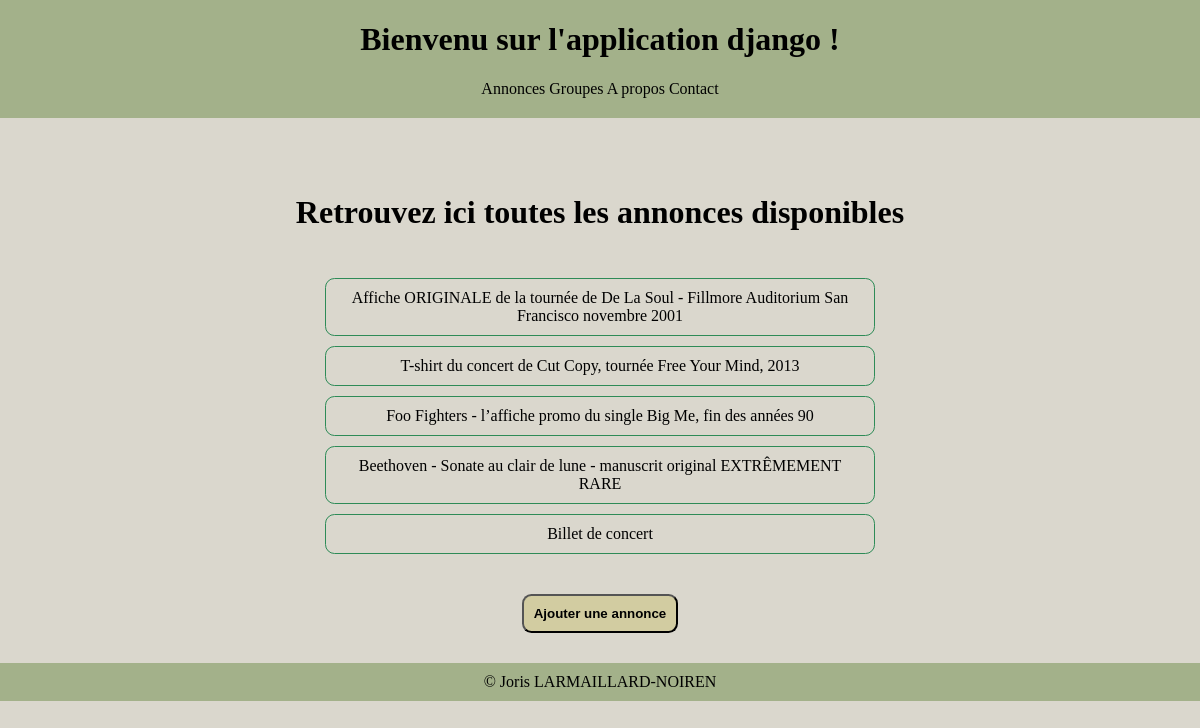
Page /ads/ on the earlier database version.
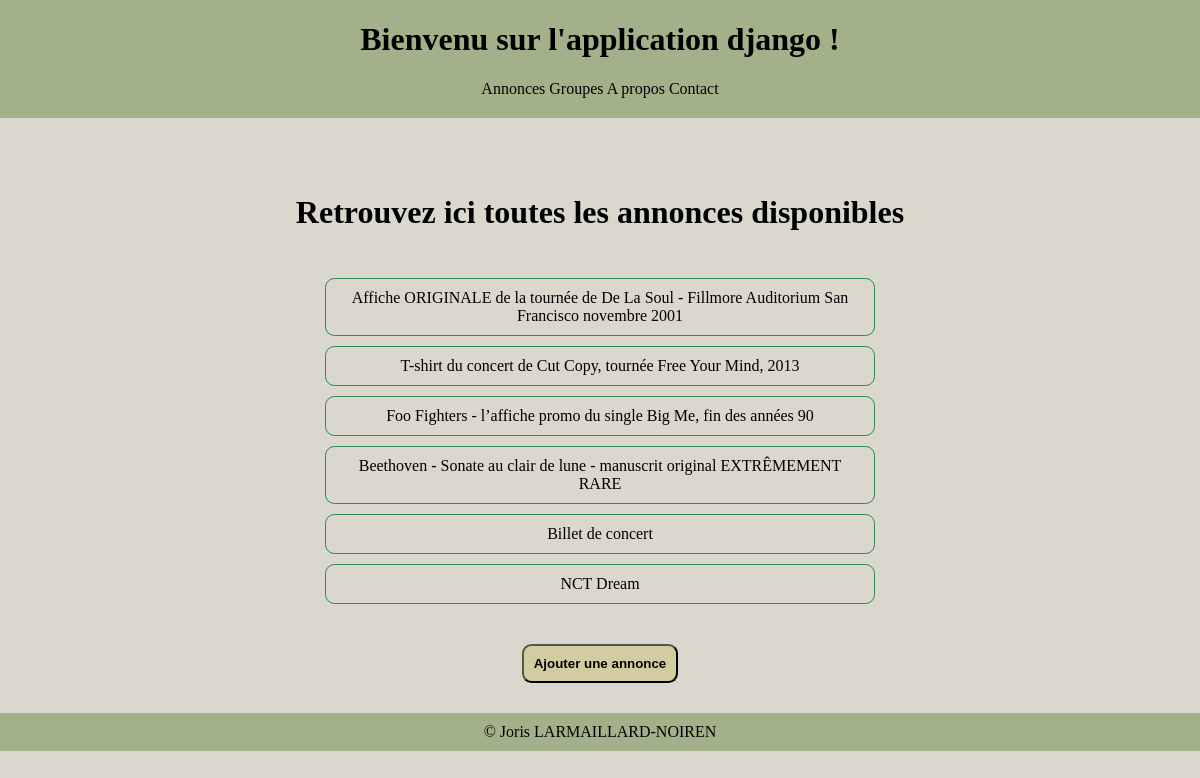
Same page on the later database version.
### listings/models.py (models this page shows, shortened)
class Listing(models.Model):
    class Type(models.TextChoices):
        RECORDS = 'RE'
        CLOTHING = 'CL'
        POSTERS = 'PO'
        MISCELLANEOUS = 'MI'
    title = models.fields.CharField(max_length=100)
    description = models.fields.CharField(max_length=300)
    sold = models.fields.BooleanField(default=False)
    year = models.fields.IntegerField(
        validators=[MinValueValidator(1900), MaxValueValidator(2024)]
    )
    type = models.fields.CharField(choices=Type.choices, max_length=5)
    listing_cover = models.ImageField(upload_to="albums/listings_covers/", null=True, blank=True)
    band = models.ForeignKey(Band, null=True, on_delete=models.SET_NULL)

### listings/views.py (the view)
# urls.py: path("ads/", views.ads, name="ads-list"),
def ads(request):
    listings = Listing.objects.all()
    return render(request, 'listings/ad_list.html',
                  {'listings': listings})

### listings/templates/listings/ad_list.html
{% extends 'listings/base.html' %}
{% block content %}
    <div class="titre"><h2>Retrouvez ici toutes les annonces disponibles</h2></div>
    <section class="conteneur-ads">
        <section class="section-ads">
            {% for listing in listings %}
                <div class="contenu"><a href="{% url 'ad-detail' listing.id %}">{{ listing.title }}</a></div>
            {% endfor %}
        </section>
    </section>
    <div class="conteneur-bouton">
        <a href="{% url 'ad-create' %}">
            <button class="bouton">Ajouter une annonce</button>
        </a>
    </div>
{% endblock %}

Differences in the rows shown:
added Listing: title "NCT Dream"
